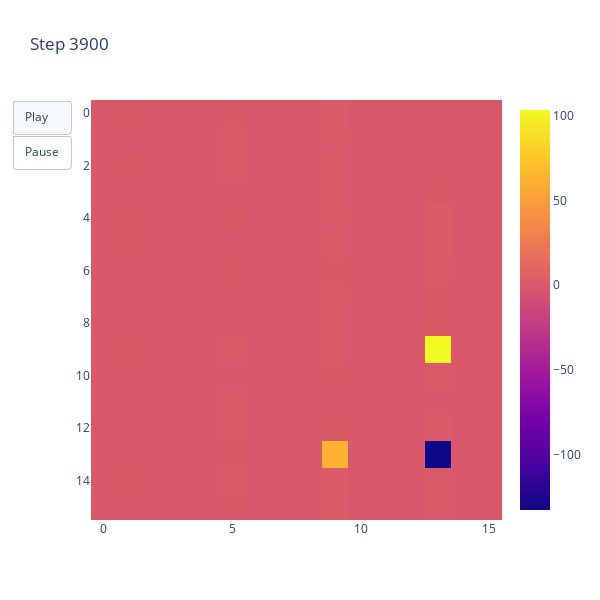

The notebook cell this image was saved under:
### Code cell
plot_array_evolution({x['step']:{'critic_array': x['critic_array']} for x in running_dict_list}, exp_interval=logging_interval, field='critic_array', width_plot=600, height_plot=600)

### Figure 1 — Plotly figure (JSON) as saved in the notebook; plotly's stock layout.template omitted (floating-point values rounded to 4 significant figures; data arrays with more than 128 entries replaced by an {"elided": "..."} marker saying what was removed)
{"data": [{"type": "heatmap", "z": {"elided": "16x16 float values"}}], "layout": {"height": 600, "title": {"text": "Step 3900"}, "updatemenus": [{"active": 0, "buttons": [{"args": [null], "label": "Play", "method": "animate"}, {"args": [null, {"frame": {"duration": 0, "redraw": false}, "mode": "immediate", "transition": {"duration": 0}}], "label": "Pause", "method": "animate"}], "type": "buttons"}], "width": 600, "xaxis": {"autorange": true, "range": [-0.5, 15.5]}, "yaxis": {"autorange": true, "range": [15.5, -0.5]}}}
